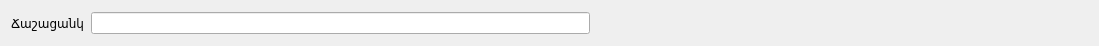
<?xml version="1.0" encoding="UTF-8"?>
<ui version="4.0">
 <class>FMenuReview</class>
 <widget class="QWidget" name="FMenuReview">
  <property name="geometry">
   <rect>
    <x>0</x>
    <y>0</y>
    <width>1099</width>
    <height>46</height>
   </rect>
  </property>
  <property name="windowTitle">
   <string>Form</string>
  </property>
  <layout class="QHBoxLayout" name="horizontalLayout">
   <property name="sizeConstraint">
    <enum>QLayout::SetMinimumSize</enum>
   </property>
   <item>
    <widget class="QLabel" name="label">
     <property name="text">
      <string>Ճաշացանկ</string>
     </property>
    </widget>
   </item>
   <item>
    <widget class="EQLineEdit" name="leMenu">
     <property name="focusPolicy">
      <enum>Qt::ClickFocus</enum>
     </property>
    </widget>
   </item>
   <item>
    <spacer name="horizontalSpacer">
     <property name="orientation">
      <enum>Qt::Horizontal</enum>
     </property>
     <property name="sizeHint" stdset="0">
      <size>
       <width>40</width>
       <height>20</height>
      </size>
     </property>
    </spacer>
   </item>
  </layout>
 </widget>
 <customwidgets>
  <customwidget>
   <class>EQLineEdit</class>
   <extends>QLineEdit</extends>
   <header location="global">eqlineedit.h</header>
   <slots>
    <signal>customButtonClicked(bool)</signal>
   </slots>
  </customwidget>
 </customwidgets>
 <resources/>
 <connections/>
</ui>
